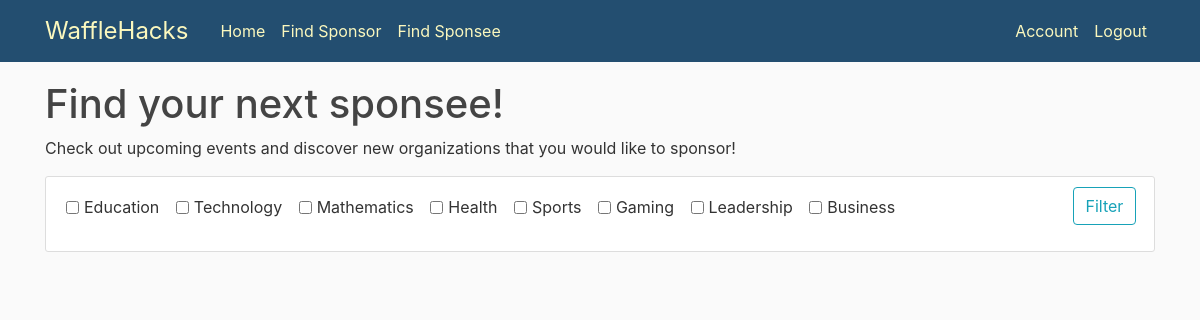
The app's page /find_sponsees (signed in), older data.
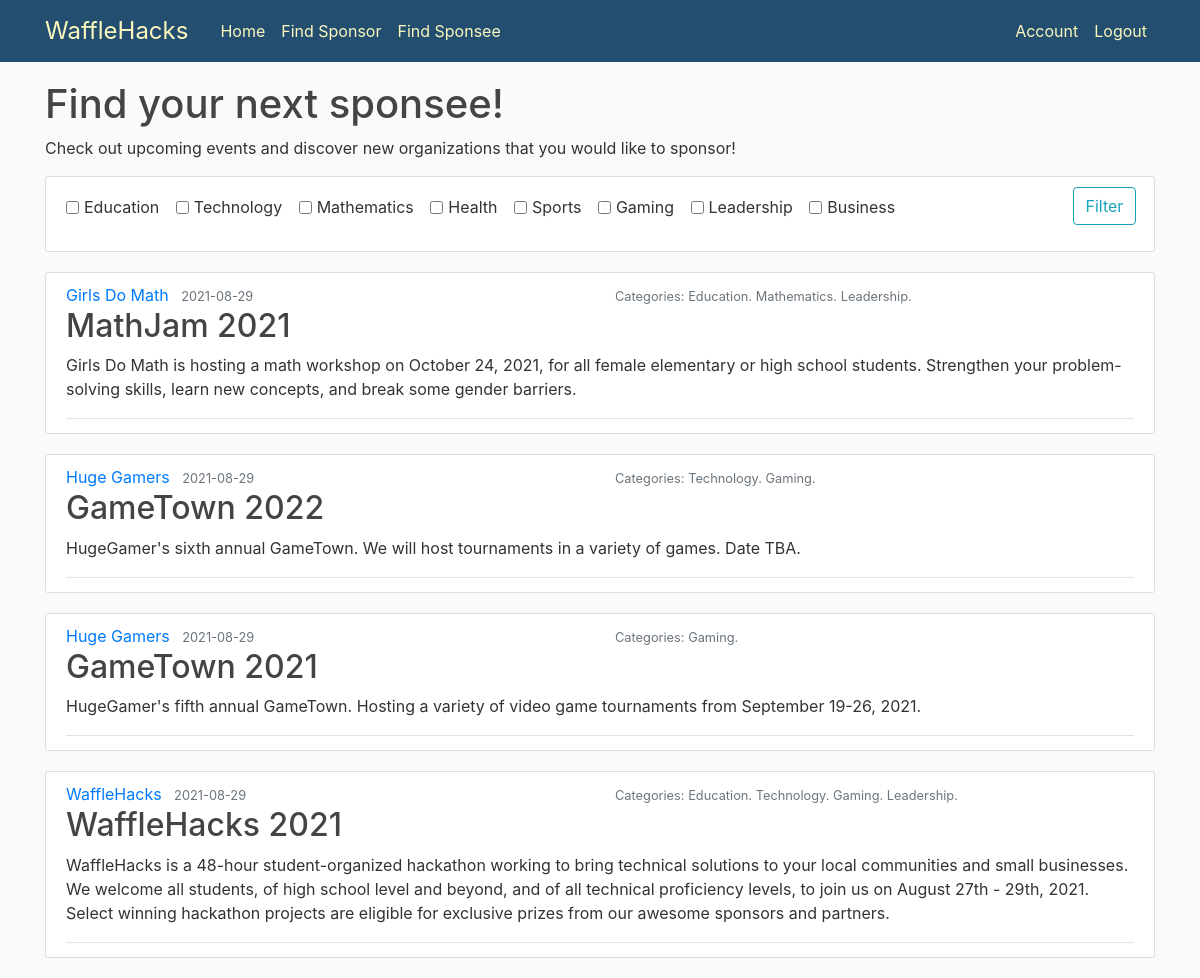
The same page, newer data.
### main/models.py (models this page shows, shortened)
class Post(db.Model):
   id = db.Column(db.Integer, primary_key=True)
   title = db.Column(db.String(30),nullable = False)
   description = db.Column(db.String(200),nullable = False)
   post_date = db.Column(db.DateTime, nullable = False, default = datetime.utcnow)
   user_id = db.Column(db.Integer, db.ForeignKey('user.id'), nullable=False)
   education = db.Column(db.Boolean)
   technology = db.Column(db.Boolean)
   mathematics = db.Column(db.Boolean)
   health = db.Column(db.Boolean)
   sports = db.Column(db.Boolean)
   gaming = db.Column(db.Boolean)
   leadership = db.Column(db.Boolean)
   business = db.Column(db.Boolean)

class User(db.Model, UserMixin):
   id = db.Column(db.Integer, primary_key=True)
   username = db.Column(db.String(20), unique=True, nullable=False)
   password = db.Column(db.String(60), nullable=False)
   user_type = db.Column(db.String(7), nullable=False)
   name = db.Column(db.String(30))
   phone = db.Column(db.String(15))
   address = db.Column(db.String(40))
   website = db.Column(db.String(30))
   email = db.Column(db.String(30))
   description = db.Column(db.String(200))
   education = db.Column(db.Boolean)
   technology = db.Column(db.Boolean)
   mathematics = db.Column(db.Boolean)
   health = db.Column(db.Boolean)
   sports = db.Column(db.Boolean)
   gaming = db.Column(db.Boolean)
   leadership = db.Column(db.Boolean)
   business = db.Column(db.Boolean)
   posts = db.relationship('Post', backref='author', lazy=True)

### main/routes.py (the view, shortened to what this page needs)
@app.route("/find_sponsees", methods=['GET', 'POST'])
@login_required
def find_sponsees():
      form = FilterSponsees()
      posts = Post.query.all()
      sorted_posts = sorted(posts, key=lambda by_date: by_date.post_date, reverse=True)
      return render_template('find_sponsees.html', form = form, posts = sorted_posts)

### main/forms.py
class FilterSponsees(FlaskForm):
    submit_filters = SubmitField("Filter")

### main/models.py (called while the page is built)
@login_manager.user_loader
def load_user(user_id):
   return User.query.get(int(user_id))

### main/templates/find_sponsees.html (shortened to what this page needs)
{% extends "layout.html" %}
{% block content %}
    <h1>Find your next sponsee!</h1>
    <p> Check out upcoming events and discover new organizations that you would like to sponsor!</p>
    <form method="POST" action="{{url_for('find_sponsees')}}">
    <div class="content-section">
      <div class="row" style="vertical-align: middle;">
        <div class="col-11" style="padding-top: 8px;">
          <div class="form-check form-check-inline">
            <input class="form-check-input" type="checkbox" name="Education">
            <label class="form-check-label" for="Education">Education</label>
          </div>
          <div class="form-check form-check-inline">
            <input class="form-check-input" type="checkbox" name="Technology">
            <label class="form-check-label" for="Technology">Technology</label>
          </div>
          <div class="form-check form-check-inline">
            <input class="form-check-input" type="checkbox" name="Mathematics">
            <label class="form-check-label" for="Mathematics">Mathematics</label>
          </div>
          <div class="form-check form-check-inline">
            <input class="form-check-input" type="checkbox" name="Health">
            <label class="form-check-label" for="Health">Health</label>
          </div>
          <div class="form-check form-check-inline">
            <input class="form-check-input" type="checkbox" name="Sports">
            <label class="form-check-label" for="Sports">Sports</label>
          </div>
          <div class="form-check form-check-inline">
            <input class="form-check-input" type="checkbox" name="Gaming">
            <label class="form-check-label" for="Gaming">Gaming</label>
          </div>
          <div class="form-check form-check-inline">
            <input class="form-check-input" type="checkbox" name="Leadership">
            <label class="form-check-label" for="Leadership">Leadership</label>
          </div>
          <div class="form-check form-check-inline">
            <input class="form-check-input" type="checkbox" name="Business">
            <label class="form-check-label" for="Business">Business</label>
          </div>
        </div>
        <div class="col-1">
          <div class="form-group" >
            {{ form.submit_filters(class="btn btn-outline-info") }}
          </div>
        </div>
      </div>
    </div>
    </form>
    {% for post in posts %}
        <article class="media content-section">
          <div class="media-body">
            <div class="article-metadata">
              <div class="row">
              <div class="col-6">
                <a class="mr-2" href="#">{{ post.author.name }}</a>
                <small class="text-muted">{{ post.post_date.strftime('%Y-%m-%d') }}</small>
              </div>
              <div class="col-6">
                <small class="text-muted">Categories:
                  {%if post.education%} Education. {%endif%}
                  {%if post.technology%} Technology. {%endif%}
                  {%if post.mathematics%} Mathematics. {%endif%}
                  {%if post.gaming%} Gaming. {%endif%}
                  {%if post.leadership%} Leadership. {%endif%}
                </small>
              </div>
            </div>
            <h2><a class="article-title" href="#">{{ post.title }}</a></h2>
            <p class="article-content">{{ post.description }}</p>
          </div>
        </article>
    {% endfor %}
{% endblock content %}

### main/templates/layout.html (shortened to what this page needs)
<!DOCTYPE html>
<html>
<head>
    <link rel="stylesheet" href="https://maxcdn.bootstrapcdn.com/bootstrap/4.0.0/css/bootstrap.min.css">
    <link rel="stylesheet" type="text/css" href="{{ url_for('static', filename='main.css') }}">
</head>
<body>
    <header class="site-header">
      <nav class="navbar navbar-expand-md navbar-dark fixed-top" style="background-color: #234E70;">
        <div class="container">
          <a class="navbar-brand mr-4" style="color: #FBF8BE; font-size: x-large;" href="/">WaffleHacks</a>
          <div class="collapse navbar-collapse" id="navbarToggle">
            <div class="navbar-nav mr-auto">
              <a class="nav-item nav-link" style="color: #FBF8BE;" href="{{ url_for('home') }}">Home</a>
              <a class="nav-item nav-link" style="color: #FBF8BE;" href="{{ url_for('find_sponsors') }}">Find Sponsor</a>
              <a class="nav-item nav-link" style="color: #FBF8BE;" href="{{ url_for('find_sponsees') }}">Find Sponsee</a>
            </div>
            <div class="navbar-nav">
              {% if current_user.is_authenticated %}
                {% if current_user.user_type == "Sponsor"%}
                <a class="nav-item nav-link" style="color: #FBF8BE;" href="{{ url_for('account_sponsor') }}">Account</a>
                <a class="nav-item nav-link" style="color: #FBF8BE;" href="{{ url_for('logout') }}">Logout</a>
                {%else%}
                <a class="nav-item nav-link" style="color: #FBF8BE;" href="{{ url_for('make_post') }}">Make Post</a>
                <a class="nav-item nav-link" style="color: #FBF8BE;" href="{{ url_for('account_sponsee') }}">Account</a>
                <a class="nav-item nav-link" style="color: #FBF8BE;" href="{{ url_for('logout') }}">Logout</a>
                {%endif%}
              {% else %}
                <a class="nav-item nav-link" style="color: #FBF8BE;" href="{{ url_for('login') }}">Login</a>
                <a class="nav-item nav-link" style="color: #FBF8BE;" href="{{ url_for('register') }}">Register</a>
              {% endif %}
            </div>
          </div>
        </div>
      </nav>
    </header>
    <main role="main" class="container">
      <div class="row">
        <div class="col-md-12">
          {% block content %}{% endblock %}
        </div>
      </div>
    </main>
</body>
</html>

### main/static/main.css (style rules this page uses)
body { background: #fafafa; color: #333333; margin-top: 5rem; }
h1, h2, h3, h4, h5, h6 { color: #444444; }
.site-header .navbar-nav .nav-link { color: #cbd5db; }
.content-section { background: #ffffff; padding: 10px 20px; border: 1px solid #dddddd; border-radius: 3px; margin-bottom: 20px; }
.article-title { color: #444444; }
.article-content { white-space: pre-line; }
.article-metadata { padding-bottom: 1px; margin-bottom: 4px; border-bottom: 1px solid #e3e3e3 }

Row changes from the older to the newer data that the page shows:
added Post: author.name "Girls Do Math", post_date "2021-08-29", education "Education.", mathematics "Mathematics.", leadership "Leadership.", title "MathJam 2021", description "Girls Do Math is hosting a math workshop on October 24, 2021, for all female elementary or high school students. Strengthen your problem-solving skills, learn new concepts, and break some gender barriers."
added Post: author.name "Huge Gamers", post_date "2021-08-29", technology "Technology.", gaming "Gaming.", title "GameTown 2022", description "HugeGamer's sixth annual GameTown. We will host tournaments in a variety of games. Date TBA."
added Post: author.name "Huge Gamers", post_date "2021-08-29", gaming "Gaming.", title "GameTown 2021", description "HugeGamer's fifth annual GameTown. Hosting a variety of video game tournaments from September 19-26, 2021."
added Post: author.name "WaffleHacks", post_date "2021-08-29", education "Education.", technology "Technology.", gaming "Gaming.", leadership "Leadership.", title "WaffleHacks 2021", description "WaffleHacks is a 48-hour student-organized hackathon working to bring technical solutions to your local communities and small businesses. We welcome all students, of high school level and beyond, and of all technical proficiency levels, to join us on August 27th - 29th, 2021. Select winning hackathon projects are eligible for exclusive prizes from our awesome sponsors and partners."
